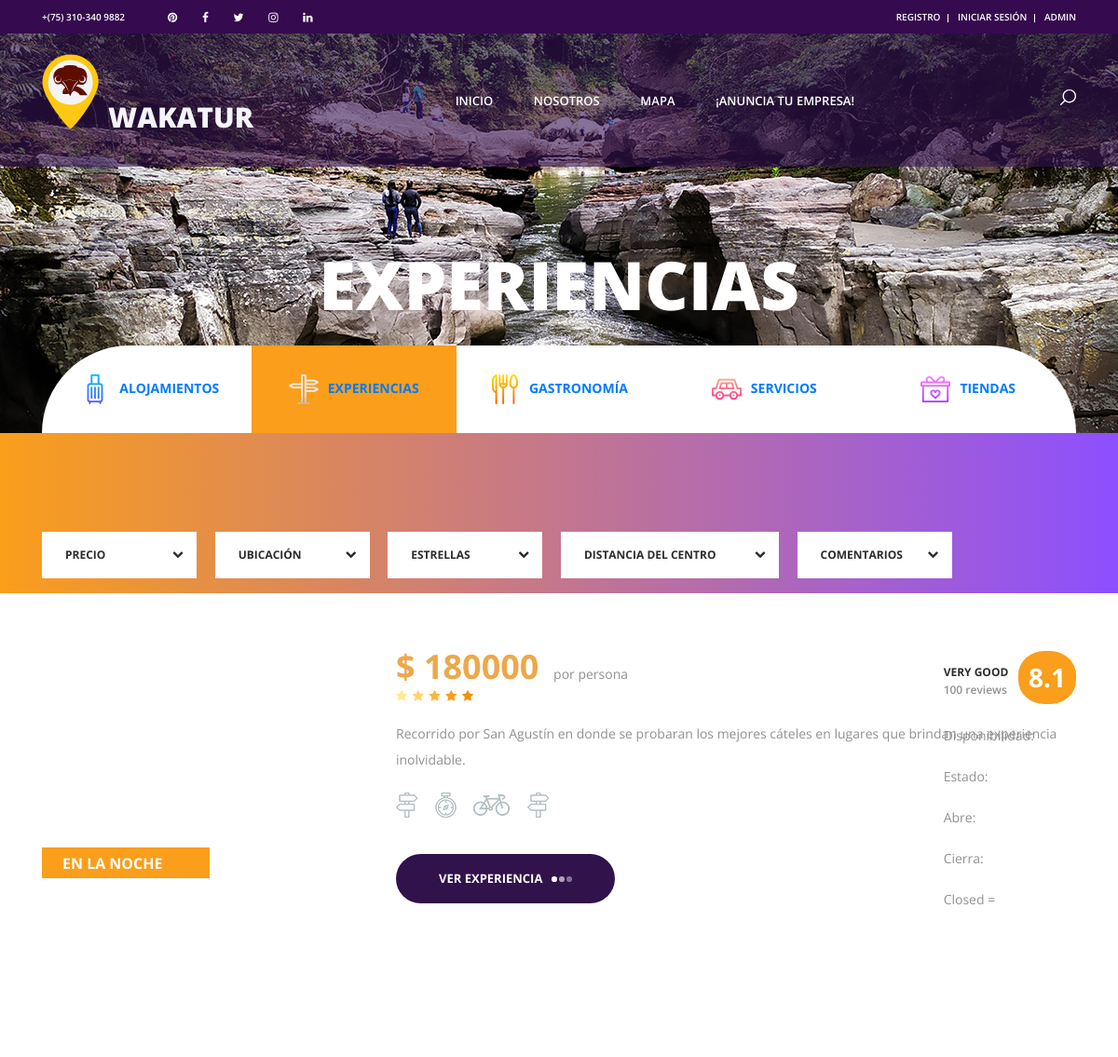
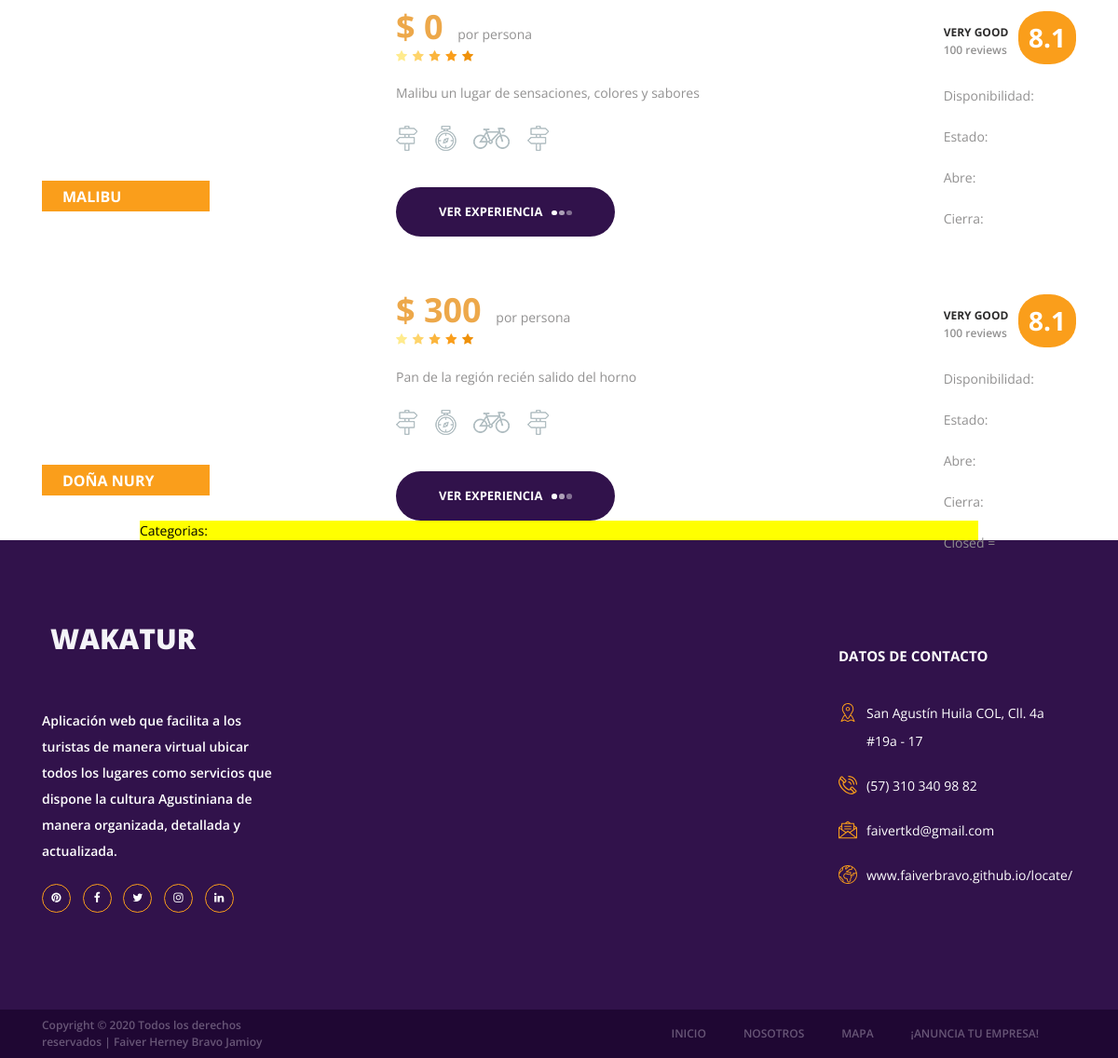
Page /experiencias/ on the committed database (2 pictures, top to bottom).
### experiencias/models.py (models this page shows, shortened)
class Experiencia(models.Model):
    nombre=models.CharField(max_length=50)
    descripcion=models.CharField(max_length=250)
    precio=models.IntegerField()
    imagen=models.ImageField(upload_to='experiencias')
    created=models.DateTimeField(auto_now_add=True)
    updated=models.DateTimeField(auto_now_add=True)
    class Meta:
        verbose_name='experiencia'
        verbose_name_plural='experiencias'

### experiencias/views.py (the view)
# urls.py: path('experiencias/', include('experiencias.urls')),
def experiencias(request):
    experiencias=Experiencia.objects.all()
    return render(request, "experiencias/experiencias.html", {"experiencias": experiencias})

### experiencias/templates/experiencias/experiencias.html (shortened to what this page needs)
{% extends "WakaTurApp/base2.html" %}
{% load static %}
{% block content %}
<div class="home">
	<div class="home_background parallax-window" data-parallax="scroll" data-image-src="{% static 'images/experiencias/estrecho1m.jpg' %}"></div>
	<div class="home_content">
		<div class="home_title">experiencias</div>
	</div>
</div>
<div class="search">
	<div class="container fill_height">
		<div class="row fill_height">
			<div class="col fill_height">
				<div class="search_tabs_container">
					<div
						class="search_tabs d-flex flex-lg-row flex-column align-items-lg-center align-items-start justify-content-lg-between justify-content-start">
						<div
							class="search_tab d-flex flex-row align-items-center justify-content-lg-center justify-content-start">
							<a class="link" href="{% url 'Alojamientos' %}"><img src="{% static 'images/iconos/alojamientos.png' %} "
									alt=""><span>alojamientos</span></a>
						</div>
						<div
							class="search_tab active d-flex flex-row align-items-center justify-content-lg-center justify-content-start text-decoration:none">
							<a class="link" href="{% url 'Experiencias' %}"><img src="{% static 'images/iconos/turismo.png' %}" alt="">experiencias</a>
						</div>
						<div
							class="search_tab d-flex flex-row align-items-center justify-content-lg-center justify-content-start text-decoration:none">
							<a class="link" href="{% url 'Gastronomia' %}"><img src="{% static 'images/iconos/gastronomia.png' %}"
									alt="">gastronomía</a>
						</div>
						<div
							class="search_tab d-flex flex-row align-items-center justify-content-lg-center justify-content-start text-decoration:none">
							<a class="link" href="{% url 'Servicios' %}"><img src="{% static 'images/iconos/servicios.png' %}"
									alt="">servicios</a>
						</div>
						<div
							class="search_tab d-flex flex-row align-items-center justify-content-lg-center justify-content-start text-decoration:none">
							<a class="link" href="{% url 'Tienda' %}"><img src="{% static 'images/iconos/tiendas.png' %}" alt="">tiendas</a>
						</div>
					</div>
				</div>
			</div>
		</div>
	</div>
</div>
<div class="offers">
	<div class="search">
		<div class="search_inner">
			<div class="container fill_height no-padding">
				<div class="row fill_height no-margin">
					<div class="col fill_height no-padding">
						<div class="row">
							<div class="col-lg-11">
								<div class="offers_sorting_container">
									<ul class="offers_sorting">
										<li>
											<span class="sorting_text">precio</span>
											<i class="fa fa-chevron-down"></i>
										</li>
										<li>
											<span class="sorting_text">ubicación</span>
											<i class="fa fa-chevron-down"></i>
										</li>
										<li>
											<span class="sorting_text">estrellas</span>
											<i class="fa fa-chevron-down"></i>
										</li>
										<li class="distance_item">
											<span class="sorting_text">distancia del centro</span>
											<i class="fa fa-chevron-down"></i>
										</li>
										<li>
											<span class="sorting_text">comentarios</span>
											<i class="fa fa-chevron-down"></i>
										</li>
									</ul>
								</div>
							</div>
						</div>
					</div>
				</div>
			</div>
		</div>
	</div>
	{% for experiencia in experiencias %}
		<div class="container">
			<div class="row">
				<div class="col-lg-12">
					<div class="offers_grid">
						<div class="offers_item rating_4">
							<div class="row">
								<div class="col-lg-3 col-1680-4">
									<div class="offers_image_container">
										<div class="offers_image_background" style="background-image: url('{{experiencia.imagen.url}}')"></div>
										<div class="offer_name"><a href="experiencia_detalle/{{experiencia.id}}">{{experiencia.nombre}}</a></div>
									</div>
								</div>
								<div class="col-lg-8">
									<div class="offers_content">
										<div class="offers_price">$ {{experiencia.precio}}<span> por persona</span></div>
										<div class="rating_r rating_r_5 offers_rating" data-rating="4">
											<i></i>
											<i></i>
											<i></i>
											<i></i>
											<i></i>
										</div>
										<p class="offers_text">{{experiencia.descripcion}}</p>
										<div class="offers_icons">
											<ul class="offers_icons_list">
												<li class="offers_icons_item"><img src="{% static 'images/iconos/post.png' %}" alt=""></li>
												<li class="offers_icons_item"><img src="{% static 'images/iconos/compass.png' %}" alt=""></li>
												<li class="offers_icons_item"><img src="{% static 'images/iconos/bicycle.png' %}" alt=""></li>
												<li class="offers_icons_item"><img src="{% static 'images/iconos/post.png' %}" alt=""></li>
											</ul>
										</div>
										<div class="button book_button"><a href="experiencia_detalle/{{experiencia.id}}">ver experiencia<span></span><span></span><span></span></a></div>
										<div class="offer_reviews">
											<div class="offer_reviews_content">
												<div class="offer_reviews_title">very good</div>
												<div class="offer_reviews_subtitle">100 reviews</div>
											</div>
											<div class="offer_reviews_rating text-center">8.1</div>
											<p class="offers_text">Disponibilidad: {{experiencia.disponibilidad}}</p>
											<p class="offers_text">Estado: {{experiencia.activo}}</p>
											<p class="offers_text">Abre: {{experienciao.abrir}}</p>
											<p class="offers_text">Cierra: {{experienciao.cerrar}}</p>
											<p class="offers_text">Closed = {{experiencia.dd}}</p>
										</div>
									</div>
								</div>
							</div>
						</div>
					</div>
				</div>
			</div>
		</div>
	</div>
	{% endfor %}
	<section>
		<div style="width:75%; background-color: yellow; margin:auto; text-align: left ; color: black;">
			Categorias:<div></div>
		</div>
	</section>
{% endblock %}

### WakaTurApp/static/styles/offers_responsive.css (style rules this page uses)
@media only screen and (max-width: 2340px) { .col-1680-4 { flex: 0 0 33.333333%; max-width: 33.333333%; } }
@media only screen and (max-width: 2340px) { .offers { padding-top: 0px; } }
@media only screen and (max-width: 2340px) { .search { position: relative; width: 100%; height: auto; background: linear-gradient(to right, #fa9e1b, #8d4fff); z-index: 10; } }
@media only screen and (max-width: 2340px) { .search_inner { width: 100%; height: 100%; } }
@media only screen and (max-width: 2340px) { .no-padding { padding-left: 15px; padding-right: 15px; } }
@media only screen and (max-width: 2340px) { .no-margin { margin-left: -15px; margin-right: -15px; } }
@media only screen and (max-width: 2340px) { .search_tabs_container { position: absolute; bottom: 100%; left: 15px; width: calc(100% - 30px); } }
@media only screen and (max-width: 2340px) { .search_tabs { flex-wrap: nowrap; height: 94px; } }
@media only screen and (max-width: 2340px) { .search_tab { font-size: 14px; font-weight: 700; color: #2d2c2c; text-transform: uppercase; text-align: center; height: 100%; flex-grow: 1; background: #FFFFFF; cursor: pointer; -webkit-transition: all 200ms ease; -moz-transition: all 200ms ease; -ms-transition: all 200ms ease; -o-transition: all 200ms ease; transition: all 200ms ease; } }
@media only screen and (max-width: 2340px) { .search_tab:not(:first-child):not(:nth-child(2)) { border: none; margin-right: 0px; margin-bottom: 0px; } }
@media only screen and (max-width: 2340px) { .search_tab:nth-child(2) { border-top-right-radius: 0px; padding-right: 0px; } }
@media only screen and (max-width: 2340px) { .search_tab:last-child { border-top-right-radius: 94px; padding-right: 7px; } }
@media only screen and (max-width: 2340px) { .offers_sorting_container { margin-top: 105px; } }

### rows in the picture
Experiencia: nombre "EN LA NOCHE", precio "180000", descripcion "Recorrido por San Agustín en donde se probaran los mejores cáteles en lugares que brindan una experiencia inolvidable."
Experiencia: nombre "MALIBU", precio "0", descripcion "Malibu un lugar de sensaciones, colores y sabores"
Experiencia: nombre "DOÑA NURY", precio "300", descripcion "Pan de la región recién salido del horno"
